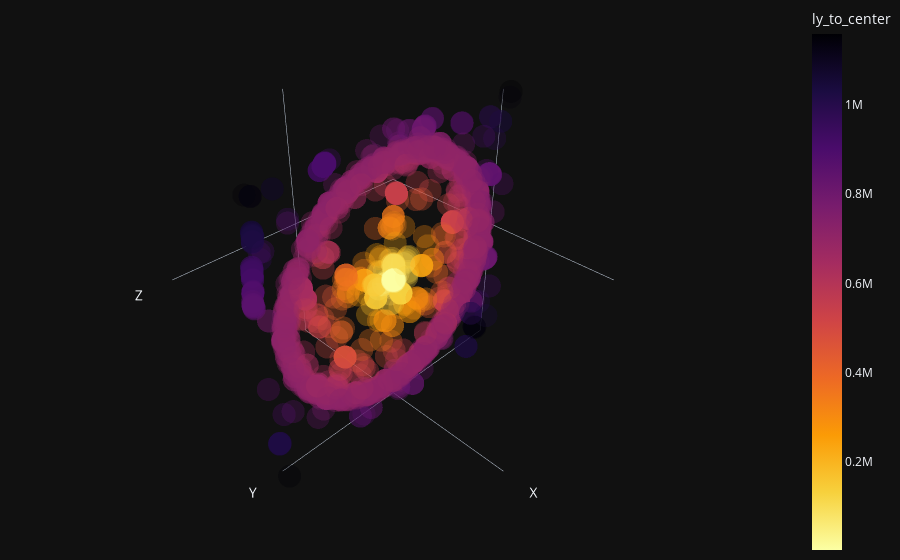

Notebook cell for this chart:
### Code cell
import plotly.express as px
import plotly.graph_objects as go
import warnings
# warnings.filterwarnings(action='once')
warnings.filterwarnings('ignore')


plot_range = [-2048,2048]
fig = px.scatter_3d(
    df, 
    x='X', y='Y', z='Z',
    range_x=plot_range, range_y=plot_range, range_z=plot_range,
    color='ly_to_center', opacity=0.3, template='plotly_dark',
    color_continuous_scale=px.colors.sequential.Inferno_r,
    )

# tight layout
# fig.update_layout(
#     margin=dict(l=0, r=0, b=0, t=0),
#     xaxis=dict(showgrid=False),
#     yaxis=dict(showgrid=False),
#     )

fig.update_layout(
    showlegend=False, 
    title_text="",
    scene = dict(
        xaxis = dict(
            showline=False,            
            showbackground=False,            
            showgrid=False,            
            showticklabels=False,            
            showaxeslabels=False,            
            ),
        yaxis = dict(
            showline=False,            
            showbackground=False,            
            showgrid=False,            
            showticklabels=False,            
            showaxeslabels=False,
            ),
        zaxis = dict(
            showline=False,            
            showbackground=False,            
            showgrid=False,            
            showticklabels=False,            
            showaxeslabels=False,
            ),
        ),margin=dict(l=0, r=0, b=0, t=0),
        )

# fig.show()

### Figure 1 — Plotly figure (JSON) as saved in the notebook; plotly's stock layout.template omitted (floating-point values rounded to 4 significant figures; data arrays with more than 128 entries replaced by an {"elided": "..."} marker saying what was removed)
{"data": [{"hovertemplate": "X=%{x}<br>Y=%{y}<br>Z=%{z}<br>ly_to_center=%{marker.color}<extra></extra>", "legendgroup": "", "marker": {"color": {"elided": "2188 int values"}, "coloraxis": "coloraxis", "opacity": 0.3, "symbol": "circle"}, "mode": "markers", "name": "", "scene": "scene", "showlegend": false, "type": "scatter3d", "x": {"elided": "2188 int values"}, "y": {"elided": "2188 int values"}, "z": {"elided": "2188 int values"}}], "layout": {"coloraxis": {"colorbar": {"title": {"text": "ly_to_center"}}, "colorscale": [[0, "#fcffa4"], [0.1111, "#f7d13d"], [0.2222, "#fb9b06"], [0.3333, "#ed6925"], [0.4444, "#cf4446"], [0.5556, "#a52c60"], [0.6667, "#781c6d"], [0.7778, "#4a0c6b"], [0.8889, "#1b0c41"], [1, "#000004"]]}, "legend": {"tracegroupgap": 0}, "margin": {"b": 0, "l": 0, "r": 0, "t": 0}, "scene": {"domain": {"x": [0, 1], "y": [0, 1]}, "xaxis": {"range": [-2048, 2048], "showaxeslabels": false, "showbackground": false, "showgrid": false, "showline": false, "showticklabels": false, "title": {"text": "X"}}, "yaxis": {"range": [-2048, 2048], "showaxeslabels": false, "showbackground": false, "showgrid": false, "showline": false, "showticklabels": false, "title": {"text": "Y"}}, "zaxis": {"range": [-2048, 2048], "showaxeslabels": false, "showbackground": false, "showgrid": false, "showline": false, "showticklabels": false, "title": {"text": "Z"}}}}}
